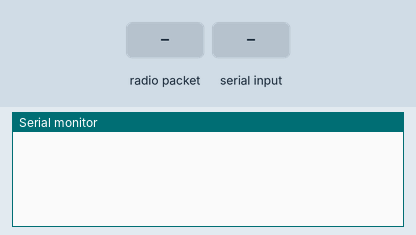
Bench run of a sketch on a simulated Arduino Uno, built with avr-gcc and run on an emulated ATmega328P. Shown: the last lines printed to the serial monitor. Inputs (shaded band) come from the test bench. No radio packets arrive unless stated.

Above: at 1.2 s.
1.3 s: radio packet "102" arrives
At 2.2 s:
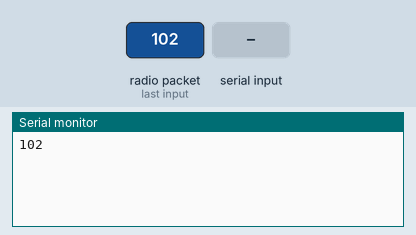
2.8 s: "102|1\n" received over Serial
At 4.0 s:
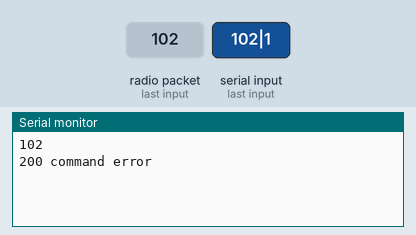
4.3 s: radio packet "TRUE" arrives
At 5.5 s:
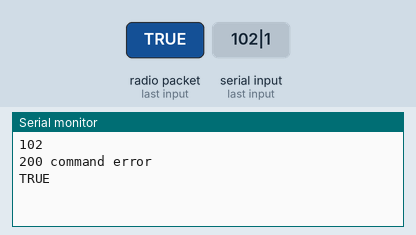
5.8 s: "HELLO" received over Serial
At 6.2 s:
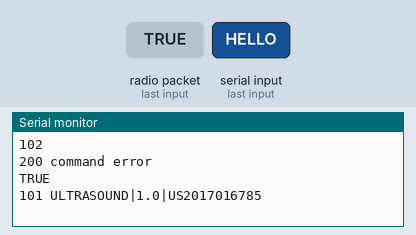
7.3 s: radio packet "HELLO" arrives
At 7.9 s:
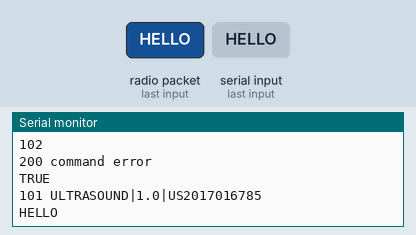
8.8 s: radio packet "US_ON" arrives
At 10.3 s:
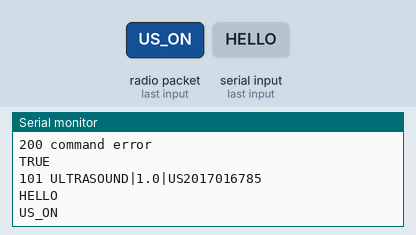

Measured:
- after the input at 1.3 s, the serial monitor: prints a new line at once (image 1)
- after the input at 2.8 s, the serial monitor: prints a new line after 0.06 s (image 2)
- after the input at 4.3 s, the serial monitor: prints a new line at once (image 3)
- after the input at 5.8 s, the serial monitor: prints a new line after 0.05 s (image 4)
- after the input at 7.3 s, the serial monitor: prints a new line at once (image 5)
- after the input at 8.8 s, the serial monitor: prints a new line at once (image 6)

The sketch:

US_Connect_PC.ino
```cpp
//通过串口与PC通信(Baud rate:115200),接收PC端开关红外线灯板的命令
//指令格式：IR_ON 2,3：表示打开2号灯板，3级亮度  IR_OFF 2：关闭2号灯板
//没有回复

#include "RF24.h"
#include "SPI.h"

const uint64_t USC = 0xE6E6E6E6E666;
//超声板程序中的ID需要与下面的ID相对应
const uint64_t US1 = 0xE6E6E6E6E677;
const uint64_t US2 = 0xE6E6E6E6E678;
const uint64_t US3 = 0xE6E6E6E6E679;

int usStatus[3] = {0,0,0};

RF24 radio(9,10);
String command = "";
String serialCommand = "";
String sendMessage = "";
char rcvMsg[32] = "";

void setup() {
  Serial.begin(115200);
  radio.begin();
  radio.openReadingPipe(1, USC);
  radio.startListening();
}

void loop() {

  while (Serial.available()) {
    serialCommand += char(Serial.read());
    delay(10);
  }
  if (serialCommand.length() > 0) {
//    serialCommand.trim();
    if (GetOrder(serialCommand)) {
      radio.openReadingPipe(1, USC);
      radio.startListening();
      serialCommand = "";

    } else {
//      radio.openReadingPipe(1, US1);
//      radio.startListening();
      Serial.print("200 command error\r\n");
      serialCommand = "";
    }
  }
  while (radio.available()) {
    radio.read(&rcvMsg, sizeof(rcvMsg));
    command = String(rcvMsg);
  }
  if (command.length() > 0) {
    if(command.startsWith("102")) {
      int num = command.substring(command.indexOf('|')+1, command.indexOf('|')+2).toInt();
      String usState = command.substring(command.indexOf('|')+3, command.indexOf('|')+7);
      if (usState == "TRUE") {
        usStatus[num-1] = 1;
      } else {usStatus[num-1] = 0;}
    }
    Serial.println(command);
    command = "";
  }
}

int GetOrder(String command) {
  command.trim();
  if (command == "HELLO") {
    Serial.print("101 ULTRASOUND|1.0|US2017016785\r\n");
    command = "";
    return 1;

  } else if (command.startsWith("US_ON")) {
    int num = command.substring(command.indexOf(' ')+1, command.length()).toInt();
    TransferOrder(command, num);
    Serial.print("100\r\n");
    return 1;

  } else if (command.startsWith("US_OFF")) {
    int num = command.substring(command.indexOf(' ')+1, command.length()).toInt();
    TransferOrder(command, num);
    Serial.print("100\r\n");
    return 1;

  } else if (command.startsWith("US_SLEEP")) {
    int num = command.substring(command.indexOf(' ')+1, command.length()).toInt();
    TransferOrder(command, num);
    Serial.print("100\r\n");
    return 1;

  } else if (command.startsWith("US_WAKEUP")) {
    int num = command.substring(command.indexOf(' ')+1, command.length()).toInt();
    TransferOrder(command, num);
    Serial.print("100\r\n");
    return 1;

  } else if (command.startsWith("US_SET")) {
    int num = command.substring(command.indexOf(' ')+1, command.indexOf(',')).toInt();
    TransferOrder(command, num);
    Serial.print("100\r\n");
    return 1;

  } else if (command.startsWith("US_STATUS")) {
     String numStr = command.substring(command.indexOf(' ')+1, command.length());
     int num = numStr.toInt();
     //int num = command.substring(command.indexOf(' ')+1, command.length()).toInt();
     String reply = CheckStatus(num);
     Serial.print("102 "+numStr+"|"+reply+"\r\n");
     //Serial.print(reply+"\r\n");
     return 1;
  }
  else {
    return 0;

  }
}

void TransferOrder (String src, int num) {
  uint64_t channel = 0xE6E6E6E6E6FF;
  if (num == 1) {
    channel = 0xE6E6E6E6E677;
  } else if (num == 2) {
    channel = 0xE6E6E6E6E678;
  } else if (num == 3) {
    channel = 0xE6E6E6E6E679;
  }
  char msg[32] = "";
  src.toCharArray(msg, 32);
//  Serial.println(msg);
  radio.stopListening();
  radio.openWritingPipe(channel);
  radio.write(&msg, sizeof(msg));
}

String CheckStatus(int num) {
  if (usStatus[num-1] == 1) {
    return "TRUE";
  } else return "FALSE";
}
```
